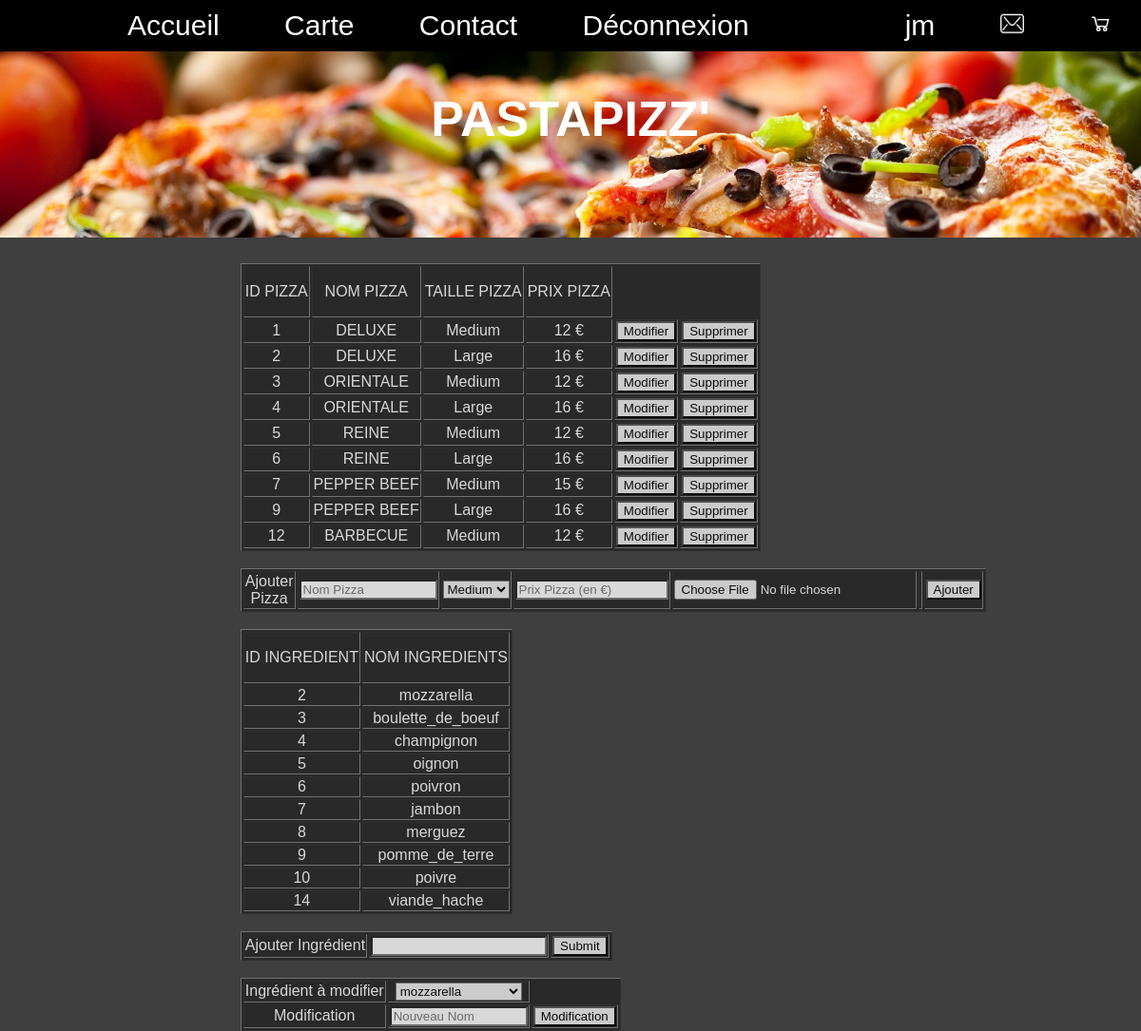
Screenshot of /gestion_pizza.php (signed in) with the database file from the repository.
### tables this page shows
CREATE TABLE `pizzas` (
  `id_pizza` int(11) NOT NULL,
  `nom_pizza` varchar(255) NOT NULL,
  `taille_pizza` varchar(255) NOT NULL,
  `prix_pizza` int(11) NOT NULL,
  `image` varchar(255) NOT NULL
);

CREATE TABLE `ingredients` (
  `id_ingredient` int(11) NOT NULL,
  `nom_ingredient` varchar(255) NOT NULL
);

### fonction.php (called while the page is built, shortened)
<?php
function bdd()
    {
        try{
            $bdd = new PDO('mysql:host=localhost;dbname=bddpizzas_finale', 'root', 'root', array(PDO::ATTR_ERRMODE => PDO::ERRMODE_EXCEPTION, PDO:: MYSQL_ATTR_INIT_COMMAND => 'SET NAMES utf8'));
        }
        catch(Exception $e)
        {
            die('Erreur : ' . $e->getMessage());
        }
        return $bdd;
    }
?>

### gestion_pizza.php (the view, shortened to what this page needs)
<?php
require('fonction.php');
$tab_pizza = bdd()->query('SELECT * FROM pizzas');
?>
<!DOCTYPE html>
<html>
<head>
	<link rel="stylesheet" type="text/css" href="style.css">
	<html lang="fr">
</head>
<body>
<div id="menu">
<?php include('header.php'); ?>
</div>
<section>
	<aside>
<table border="1">
	<tr align="center">
			<td>
				<p>ID PIZZA</p>
			</td>
			<td>
				<p>NOM PIZZA</p>
			</td>
			<td>
				<p>TAILLE PIZZA</p>
			</td>
			<td>
				<p>PRIX PIZZA</p>
			</td>
		</tr>
<?php
while ($donnees = $tab_pizza->fetch())
{
?>
		<tr align="center">
			<td>
				<?php echo $donnees['id_pizza']; ?>
			</td>
			<td>
				<?php echo $donnees['nom_pizza']; ?>
			</td>
			<td>
				<?php echo $donnees['taille_pizza']; ?>
			</td>
			<td>
				<?php echo $donnees['prix_pizza']; ?> €
			</td>
			<form method="GET" action="info_pizza.php">
			<td>
				<a href="info_pizza.php?id=<?php echo $donnees['id_pizza']; ?>"><input type="button" value="Modifier"></a>
			</td>
			<td>
				<a href="del_pizza.php?id=<?php echo $donnees['id_pizza']; ?>"><input type="button" value="Supprimer"></a>
			</td>
			</form>
		</tr>
<?php
}
?>
</table>
<br>
<form method="POST" action="add_pizza.php">
<table border="1">
		<tr align="center">
			<td>
				Ajouter Pizza
			</td>
			<td>
				<input type="text" name="nom_pizza" placeholder="Nom Pizza" required="" size="15">
			</td>
			<td>
				<select name="taille_pizza" required="">
					<option value="Medium">Medium</option>
				</select>
			</td>
			<td><input type="text" name="prix_pizza" placeholder="Prix Pizza (en €)" required="" minlength="1" maxlength="2" size="17"></td>
         	<td>
         		<input type="file" name="fic" size=50 required />
			</td>
			<td>
         	</td>
			<td><input type="submit" name="add_pizza" value="Ajouter"></td>
		</tr>
</table>
</form>
<br/>
<?php
$tab_ingredient = bdd()->query('SELECT * FROM ingredients');
?>
<table border="1">
	<tr align="center">
		<td>
			<p>ID INGREDIENT</p>
		</td>
		<td>
			<p>NOM INGREDIENTS</p>
		</td>
	</tr>
<?php
while ($data = $tab_ingredient->fetch())
{
?>
	<tr align="center">
		<td>
			<?php echo $data['id_ingredient']; ?>
		</td>
		<td>
			<?php echo $data['nom_ingredient']; ?>
		</td>
	</tr>
<?php
}
?>
</table>
<br>
<form method="POST" action="add_ingredient.php">
<table border="1">
	<tr>
		<td>
			Ajouter Ingrédient
		</td>
		<td>
			<input type="text" name="nom_ingredient" required="">
		</td>
		<td>
			<input type="submit" name="add_ingredient">
		</td>
	</tr>
</table>
</form>
<br/>
<table border="1">
	<form method="POST" action="modif_ingredient.php">
		<tr align="center">
			<td>Ingrédient à modifier</td>
			<td>
				<select name="nom_ingredient">
<?php
$ingredients = bdd()->query('SELECT DISTINCT nom_ingredient FROM ingredients');
while ($data = $ingredients->fetch())
{
?>
					<option><?php echo $data['nom_ingredient'] ?></option>
<?php
}
?>
				</select>
			</td>
		</tr>
		<tr align="center">
			<td>Modification</td>
			<td>
				<input type="text" name="nom_ingredient_modif" placeholder="Nouveau Nom" required="" size="15">
			</td>
			<td>
				<input type="submit" name="modification" value="Modification">
			</td>
		</tr>
	</form>
</table>
</aside>
</section>
<br/><br/>
<footer>PastaPizz' - 2019 copyright</footer>
</body>
</html>

### header.php (shortened to what this page needs)
<header>
	<h1>PastaPizz'</h1>
</header>
<div>
	<nav>
		<ul>
			<li>
				<a href="accueil.php">Accueil</a>
			</li>
			<li>
				<a href="index.php">Carte</a>
			</li>
			<li>
				<a href="contact.php">Contact</a>
			</li>
			<?php
			if (isset($_SESSION['grade']))
			{
				?>
				<?php
				if(isset($_SESSION['pseudo']))
				{
					?>
					<li>
						<a href="deconnexion.php">Déconnexion</a>
					</li>
					<?php
				}
			}
			?>
			<div id="navdroite">
			<?php
			if(isset($_SESSION['pseudo']))
			{
				if (isset($_SESSION['grade']))
				{
					if($_SESSION['grade'] == 'utilisateur')
					{
					?>
					<li>
						<a href="compte_user.php"><?php echo $_SESSION['pseudo'];?></a>
					</li>
					<li>
						<a href="message_user.php?id=<?php echo $_SESSION['id_utilisateur'];?>"><img src="image/message.png" width="25"></a>
					</li>
					<?php
					}
				}
				if ($_SESSION['grade'] == 'utilisateur')
				{
					?>
				<li>
					<a href="panier.php">
						<img src="image/bouton.png" alt="caddie" width="25" title="Panier" />
					</a>
				</li>
			<?php
				}
			}
			?>
		</ul>
	</nav>
</div>

### style.css (style rules this page uses)
* { font-family: "Source Code Pro Medium",verdana, Arial, "Comic Sans MS"; background-size: cover; -webkit-background-size: cover; -moz-background-size: cover; -o-background-size: cover; }
body { background-image: url(image/fondsite.jpg); position: static; background-attachment: fixed; background-repeat: no-repeat; background-color: #3f3f3f; }
header { background-image: url('image/pizza.jpg'); background-repeat: no-repeat; padding: 5%; margin: 0px; display: inline-table; font-size: 15px; width: 90%; position: absolute; left: 0px; right: 0px; top: 0px; }
nav { width: 100%; text-align: center; left: 0px; right: 0px; position: absolute; top: 0px; }
nav ul { padding-left: 0px; margin: 0px; font-size: 30px; width: 100%; background-color: black; position: absolute; }
nav li { list-style: none; display: inline; }
nav a { display: inline-block; text-decoration: none; padding: 10px 30px; color: #FFF; }
a { text-decoration: none; color: grey; }
section { margin-top: 20%; margin-left: 18%; width: 60%; position: absolute; background-color: rgb(0, 0, 255); background-color: rgba(0, 0, 0, 0.5); color: white; }
aside { display: table; position: absolute; display: center; opacity: 0.8; background-image: black solid; margin-left: 4%; margin-top: 4%; margin-right: 4%; margin-bottom: 0; height: auto; width: auto; }
h1 { font-size: 52px; text-align: center; font-weight: bold; text-transform: uppercase; color: #FFF; }
footer { text-align: center; }
table { background-color: #252525; }
#navdroite { float:right; }

### rows the page displays
pizzas: id_pizza "1", nom_pizza "DELUXE", taille_pizza "Medium", prix_pizza "12"
pizzas: id_pizza "2", nom_pizza "DELUXE", taille_pizza "Large", prix_pizza "16"
pizzas: id_pizza "3", nom_pizza "ORIENTALE", taille_pizza "Medium", prix_pizza "12"
pizzas: id_pizza "4", nom_pizza "ORIENTALE", taille_pizza "Large", prix_pizza "16"
pizzas: id_pizza "5", nom_pizza "REINE", taille_pizza "Medium", prix_pizza "12"
pizzas: id_pizza "6", nom_pizza "REINE", taille_pizza "Large", prix_pizza "16"
pizzas: id_pizza "7", nom_pizza "PEPPER BEEF", taille_pizza "Medium", prix_pizza "15"
pizzas: id_pizza "9", nom_pizza "PEPPER BEEF", taille_pizza "Large", prix_pizza "16"
pizzas: id_pizza "12", nom_pizza "BARBECUE", taille_pizza "Medium", prix_pizza "12"
ingredients: id_ingredient "2", nom_ingredient "mozzarella"
ingredients: id_ingredient "3", nom_ingredient "boulette_de_boeuf"
ingredients: id_ingredient "4", nom_ingredient "champignon"
ingredients: id_ingredient "5", nom_ingredient "oignon"
ingredients: id_ingredient "6", nom_ingredient "poivron"
ingredients: id_ingredient "7", nom_ingredient "jambon"
ingredients: id_ingredient "8", nom_ingredient "merguez"
ingredients: id_ingredient "9", nom_ingredient "pomme_de_terre"
ingredients: id_ingredient "10", nom_ingredient "poivre"
ingredients: id_ingredient "14", nom_ingredient "viande_hache"

### other values shown
$_SESSION['pseudo'] "jm"
form field nom_ingredient "mozzarella"
